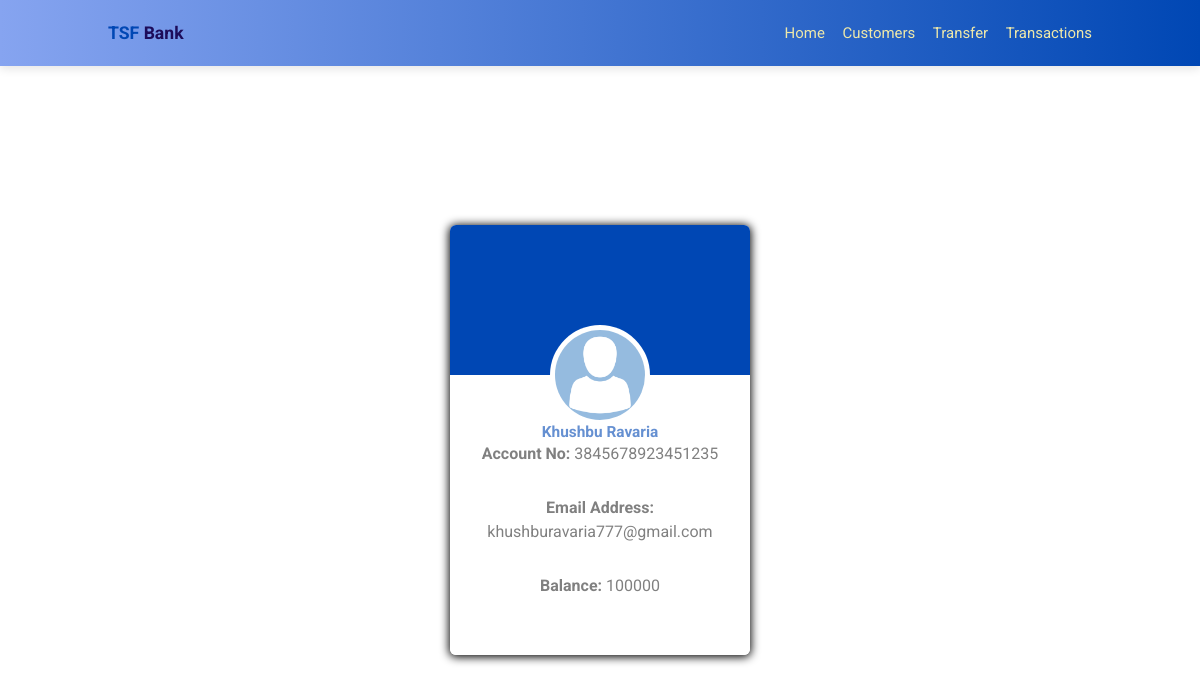
The page /customer_details/2/ on the database its author committed.
### tsfbank/models.py (models this page shows)
class Customers(models.Model):
    name = models.CharField(max_length=100)
    img = models.ImageField(upload_to='pics')
    email = models.EmailField(max_length=254)
    accno = models.BigIntegerField()
    balance = models.IntegerField()

### tsfbank/views.py (the view)
# urls.py: path('customer_details/<str:pk>/',views.customer_details, name='customer_details'),
def customer_details(request, pk):
    customer = Customers.objects.get(id = pk)
    context={'customer':customer}
    return render(request, 'customer_details.html', context)

### templates/customer_details.html (shortened to what this page needs)
{% load static %}
<!DOCTYPE html>
<html lang="en">
<head>
    <link rel="stylesheet" href="{% static 'css/styles.css' %}" />
    <link rel="stylesheet" href="https://cdnjs.cloudflare.com/ajax/libs/font-awesome/5.15.4/css/all.min.css"/>
    <link href="https://cdn.jsdelivr.net/npm/bootstrap@5.1.0/dist/css/bootstrap.min.css" rel="stylesheet">
</head>
<body>
    <header>
        <a href="{% url 'index' %}" class="logo"><span>TSF </span>Bank</a>
        <nav class="navbar">
            <a href="{% url 'index' %}">Home</a>
            <a href="{% url 'customers' %}">Customers</a>
            <a href="{% url 'transfer' %}">Transfer</a>
            <a href="{% url 'transactions' %}">Transactions</a>
        </nav>
    </header>
    <div class="card-container">
        <div class="upper-container">
           <div class="image-container">
              <img src="{{customer.img.url}}" />
           </div>
        </div>
        <div class="lower-container">
           <div>
               <br/>
              <h3>{{customer.name}}</h3>
           </div>
           <div>
              <p><b>Account No: </b>{{customer.accno}}</p>
              <p><b>Email Address: </b>{{customer.email}}</p>
              <p><b>Balance: </b>{{customer.balance}}</p>
           </div>
        </div>
     </div>
</body>

### static/css/styles.css (style rules this page uses)
:root { --blue-light: #86a4f0; --dark: #0047b4; --light: #e6f4f1; --black: #1e1926; --yellow: #eee8a9; --gradient: linear-gradient(90deg, var(--blue-light), var(--dark)); }
* { margin: 0; padding: 0; box-sizing: border-box; font-family: "Roboto", sans-serif; text-decoration: none; outline: none; border: none; }
html { font-size: 62.5%; overflow-x: hidden; }
body { background: #f9f9f9; }
header { position: fixed; top: 0; left: 0; width: 100%; background: var(--gradient); box-shadow: 0 0.5rem 1rem rgba(0, 0, 0, 0.1); padding: 2rem 9%; display: flex; align-items: center; justify-content: space-between; z-index: 1000; }
header .logo { font-size: 2rem; color: rgb(29, 12, 90); font-weight: bold; }
header .logo span { color: var(--dark); }
header .navbar a { font-size: 1.7rem; margin-left: 2rem; color: var(--yellow); }
@media (max-width: 1200px) { html { font-size: 55%; } }

### templates/customer_details.html (style rules this page uses)
a { text-decoration: none; }
.card-container { width: 300px; height: 430px; background: #FFF; border-radius: 6px; position: absolute; top: 55%; left: 50%; transform: translate(-50%,-50%); box-shadow: 0px 1px 10px 1px #000; overflow: hidden; display: inline-block; }
.upper-container { height: 150px; background: #0047b4; }
.image-container { background: white; width: 100px; height: 100px; border-radius: 50%; padding: 5px; transform: translate(100px,100px); }
.image-container img { width: 90px; height: 90px; border-radius: 50%; }
.lower-container { height: 280px; background: #FFF; padding: 20px; padding-top: 40px; text-align: center; }
.lower-container h3 { box-sizing: border-box; line-height: .6; color: #0047b4; opacity: .6; font-weight: bold; }
.lower-container p { font-size: 16px; color: gray; margin-bottom: 30px; }

### rows shown on the page
Customers: img (picture), name "Khushbu Ravaria", accno "3845678923451235", email "khushburavaria777@gmail.com", balance "100000"
